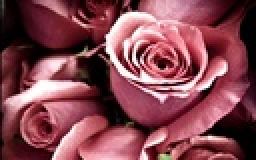
%> input picture color/t21.jpg, 128 x 80 px, shrunk from 728 x 456 before the run (shown 2 times larger)
$ octave geometric_transform.m   (GNU Octave 9; MATLAB toolbox functions it lacks are replaced by stand-ins)
%> lines starting %> are read from the running program, lines starting %| are printed output that depends on the picture
clc; clear; close all; warning all;
I = imread('color\t21.jpg');
%> I is the input picture: size 80x128x3 uint8; mean R, G, B 133.7, 71.6, 81.4
% Crop image
I = im2gray(I);
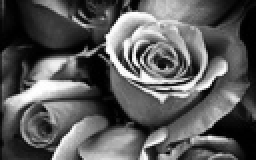
%> I: size 80x128 uint8 (shown 2 times larger); min 0, max 255, mean 91.3
%% Nearest Neighbor Interpolation
function J = nearest(I, scale)
%> called with scale = 3
    % --- Lấy kích thước ảnh gốc và kiểu dữ liệu ---
    [rows_orig, cols_orig] = size(I);
%> rows_orig = 80; cols_orig = 128
    input_class = class(I);
%> input_class = 'uint8'

    % --- Tính toán kích thước ảnh mới ---
    rows_new = round(rows_orig * scale);
%> rows_new = 240
    cols_new = round(cols_orig * scale);
%> cols_new = 384

    % Xử lý trường hợp kích thước mới có thể trở thành 0 nếu tỉ lệ quá nhỏ
    if rows_new == 0 || cols_new == 0
        J = cast([], input_class);
        warning('nearest:ZeroDimension', 'Kích thước ảnh sau khi thay đổi tỉ lệ trở thành 0. Trả về ảnh rỗng.');
        return;
    end

    J = zeros(rows_new, cols_new, input_class);

    y_scale_ratio = rows_new / rows_orig;
%> y_scale_ratio = 3
    x_scale_ratio = cols_new / cols_orig;
%> x_scale_ratio = 3

    % --- Vòng lặp duyệt qua từng điểm ảnh trong ảnh đầu ra ---
    for r_new = 1:rows_new
        for c_new = 1:cols_new
            orig_row = round((r_new - 0.5) / y_scale_ratio + 0.5);
            orig_col = round((c_new - 0.5) / x_scale_ratio + 0.5);

            orig_row = max(1, min(orig_row, rows_orig));
            orig_col = max(1, min(orig_col, cols_orig));

            % --- Gán giá trị điểm ảnh ---
            J(r_new, c_new) = I(orig_row, orig_col);
        end
    end

end
J = nearest(I, 3);
% J = imresize(I, 3, "nearest");
figure;
% subplot(2,2,1), imshow(I), title('Original');
subplot(2,2,2), imshow(J), title('Nearest Neighbor x3');
% subplot(1,4,1), imshow(I), axis image off, title('Original');
% subplot(1,4,2), imshow(J), axis image off, title('Nearest Neighbor');

%% Bilinear Interpolation
function J1 = bilinear(I, scale)
%> called with scale = 3
    [rows, cols] = size(I);
%> rows = 80; cols = 128
    new_rows = round(rows * scale);
%> new_rows = 240
    new_cols = round(cols * scale);
%> new_cols = 384
    J1 = zeros(new_rows, new_cols, 'uint8');
    I = double(I);
%> I: size 80x128 double

    for r = 1:new_rows
        for c = 1:new_cols
            x = (r - 0.5) / scale + 0.5;
            y = (c - 0.5) / scale + 0.5;

            x1 = floor(x); x2 = ceil(x);
            y1 = floor(y); y2 = ceil(y);

            % Giữ trong phạm vi
            x1 = max(1, min(x1, rows));
            x2 = max(1, min(x2, rows));
            y1 = max(1, min(y1, cols));
            y2 = max(1, min(y2, cols));

            % Trọng số
            dx = x - x1;
            dy = y - y1;

            % Công thức nội suy tuyến tính 2D
            J1(r, c) = (1-dx)*(1-dy)*I(x1,y1) + dx*(1-dy)*I(x2,y1) + ...
                      (1-dx)*dy*I(x1,y2) + dx*dy*I(x2,y2);
        end
    end
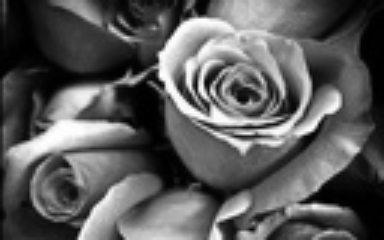
%> J1: size 240x384 uint8; min 0, max 255, mean 91.3; mean of the top-left, top-right, bottom-left and bottom-right quarters 66, 106, 102.5, 90.6
    J1 = uint8(J1);
end

J1 = bilinear(I, 3);
% J1 = imresize(I, 3, "bilinear");
subplot(2,2,3), imshow(J1), title('bilinear x3');
% subplot(1,4,3), imshow(J1), axis image off, title('Bilinear');

%% Bicubic Interpolation
function J2 = bicubic(I, scale)
%> called with scale = 2
    [rows, cols] = size(I);
    new_rows = round(rows * scale);
%> new_rows = 160
    new_cols = round(cols * scale);
%> new_cols = 256
    J2 = zeros(new_rows, new_cols);
    I = double(I);

    % Hàm trọng số bicubic
    function w = cubic_weight(t)
        a = -0.5; % hệ số thông dụng (Catmull-Rom)
        t = abs(t);
        if t <= 1
            w = (a + 2)*t^3 - (a + 3)*t^2 + 1;
        elseif t < 2
            w = a*t^3 - 5*a*t^2 + 8*a*t - 4*a;
        else
            w = 0;
        end
    end

    for r = 1:new_rows
        for c = 1:new_cols
            x = (r - 0.5) / scale + 0.5;
            y = (c - 0.5) / scale + 0.5;
            x1 = floor(x);
            y1 = floor(y);
            sumVal = 0;
            sumWeight = 0;

            for m = -1:2
                for n = -1:2
                    xm = x1 + m;
                    yn = y1 + n;
                    if xm >= 1 && xm <= rows && yn >= 1 && yn <= cols
                        w = cubic_weight(x - xm) * cubic_weight(y - yn);
                        sumVal = sumVal + I(xm, yn) * w;
                        sumWeight = sumWeight + w;
                    end
                end
            end

            if sumWeight ~= 0
                J2(r, c) = sumVal / sumWeight;
            end
        end
    end
    J2 = uint8(J2);
end

%> (the run ends here)
